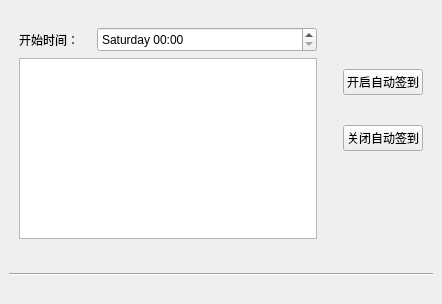
<?xml version="1.0" encoding="UTF-8"?>
<ui version="4.0">
 <class>MainWindow</class>
 <widget class="QMainWindow" name="MainWindow">
  <property name="geometry">
   <rect>
    <x>0</x>
    <y>0</y>
    <width>442</width>
    <height>304</height>
   </rect>
  </property>
  <property name="focusPolicy">
   <enum>Qt::ClickFocus</enum>
  </property>
  <property name="windowTitle">
   <string>签到神器</string>
  </property>
  <widget class="QWidget" name="centralwidget">
   <layout class="QVBoxLayout" name="verticalLayout_2">
    <item>
     <layout class="QHBoxLayout" name="horizontalLayout_2">
      <property name="leftMargin">
       <number>10</number>
      </property>
      <property name="topMargin">
       <number>10</number>
      </property>
      <property name="rightMargin">
       <number>10</number>
      </property>
      <item>
       <layout class="QVBoxLayout" name="verticalLayout_4">
        <item>
         <spacer name="verticalSpacer_2">
          <property name="orientation">
           <enum>Qt::Vertical</enum>
          </property>
          <property name="sizeHint" stdset="0">
           <size>
            <width>20</width>
            <height>20</height>
           </size>
          </property>
         </spacer>
        </item>
        <item>
         <layout class="QHBoxLayout" name="horizontalLayout_3">
          <item>
           <widget class="QLabel" name="label">
            <property name="text">
             <string>开始时间：</string>
            </property>
           </widget>
          </item>
          <item>
           <widget class="QDateTimeEdit" name="input_datetime">
            <property name="minimumSize">
             <size>
              <width>220</width>
              <height>25</height>
             </size>
            </property>
            <property name="focusPolicy">
             <enum>Qt::ClickFocus</enum>
            </property>
            <property name="displayFormat">
             <string>dddd HH:mm</string>
            </property>
           </widget>
          </item>
         </layout>
        </item>
        <item>
         <widget class="QTextBrowser" name="show_log"/>
        </item>
        <item>
         <spacer name="verticalSpacer_3">
          <property name="orientation">
           <enum>Qt::Vertical</enum>
          </property>
          <property name="sizeHint" stdset="0">
           <size>
            <width>20</width>
            <height>40</height>
           </size>
          </property>
         </spacer>
        </item>
       </layout>
      </item>
      <item>
       <spacer name="horizontalSpacer_2">
        <property name="orientation">
         <enum>Qt::Horizontal</enum>
        </property>
        <property name="sizeType">
         <enum>QSizePolicy::Minimum</enum>
        </property>
        <property name="sizeHint" stdset="0">
         <size>
          <width>20</width>
          <height>20</height>
         </size>
        </property>
       </spacer>
      </item>
      <item>
       <layout class="QVBoxLayout" name="verticalLayout_3">
        <property name="spacing">
         <number>30</number>
        </property>
        <property name="topMargin">
         <number>50</number>
        </property>
        <item>
         <widget class="QPushButton" name="btn_start">
          <property name="text">
           <string>开启自动签到</string>
          </property>
         </widget>
        </item>
        <item>
         <widget class="QPushButton" name="btn_stop">
          <property name="text">
           <string>关闭自动签到</string>
          </property>
         </widget>
        </item>
        <item>
         <spacer name="verticalSpacer">
          <property name="orientation">
           <enum>Qt::Vertical</enum>
          </property>
          <property name="sizeHint" stdset="0">
           <size>
            <width>20</width>
            <height>40</height>
           </size>
          </property>
         </spacer>
        </item>
       </layout>
      </item>
     </layout>
    </item>
    <item>
     <widget class="Line" name="line">
      <property name="orientation">
       <enum>Qt::Horizontal</enum>
      </property>
     </widget>
    </item>
   </layout>
  </widget>
  <widget class="QStatusBar" name="statusbar">
   <property name="styleSheet">
    <string notr="true">color: rgb(0, 85, 255);</string>
   </property>
   <property name="sizeGripEnabled">
    <bool>false</bool>
   </property>
  </widget>
  <action name="action">
   <property name="checkable">
    <bool>true</bool>
   </property>
   <property name="text">
    <string>后台运行</string>
   </property>
  </action>
 </widget>
 <resources/>
 <connections/>
</ui>
